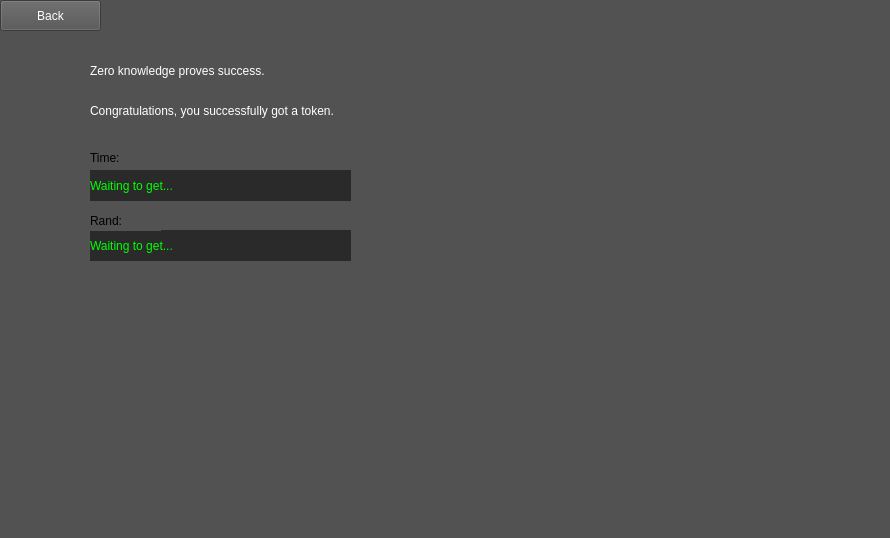
<?xml version="1.0" encoding="UTF-8"?>
<ui version="4.0">
 <class>SuccessWindow</class>
 <widget class="QWidget" name="SuccessWindow">
  <property name="geometry">
   <rect>
    <x>0</x>
    <y>0</y>
    <width>890</width>
    <height>538</height>
   </rect>
  </property>
  <property name="windowTitle">
   <string>Form</string>
  </property>
  <property name="styleSheet">
   <string notr="true">background-color:rgb(82, 82, 82);</string>
  </property>
  <widget class="QLabel" name="label_token">
   <property name="geometry">
    <rect>
     <x>20</x>
     <y>310</y>
     <width>831</width>
     <height>191</height>
    </rect>
   </property>
   <property name="text">
    <string/>
   </property>
  </widget>
  <widget class="QLabel" name="label_success">
   <property name="geometry">
    <rect>
     <x>90</x>
     <y>90</y>
     <width>631</width>
     <height>41</height>
    </rect>
   </property>
   <property name="styleSheet">
    <string notr="true">font: 87 20pt &quot;Arial Black&quot;;
color:rgb(255,255,255);</string>
   </property>
   <property name="text">
    <string>Congratulations, you successfully got a token.</string>
   </property>
  </widget>
  <widget class="QPushButton" name="button_back">
   <property name="geometry">
    <rect>
     <x>0</x>
     <y>0</y>
     <width>101</width>
     <height>31</height>
    </rect>
   </property>
   <property name="styleSheet">
    <string notr="true">color: rgb(255, 255, 255);</string>
   </property>
   <property name="text">
    <string>Back</string>
   </property>
  </widget>
  <widget class="QLabel" name="label_zk">
   <property name="geometry">
    <rect>
     <x>90</x>
     <y>50</y>
     <width>631</width>
     <height>41</height>
    </rect>
   </property>
   <property name="styleSheet">
    <string notr="true">font: 87 20pt &quot;Arial Black&quot;;
color:rgb(255,255,255);</string>
   </property>
   <property name="text">
    <string>Zero knowledge proves success.</string>
   </property>
  </widget>
  <widget class="QLabel" name="label_rand2">
   <property name="geometry">
    <rect>
     <x>90</x>
     <y>230</y>
     <width>261</width>
     <height>31</height>
    </rect>
   </property>
   <property name="styleSheet">
    <string notr="true">background-color:rgb(42, 42, 42);
color: rgb(0, 255, 0);</string>
   </property>
   <property name="text">
    <string>Waiting to get...</string>
   </property>
  </widget>
  <widget class="QLabel" name="label_time2">
   <property name="geometry">
    <rect>
     <x>90</x>
     <y>170</y>
     <width>261</width>
     <height>31</height>
    </rect>
   </property>
   <property name="styleSheet">
    <string notr="true">background-color:rgb(42, 42, 42);
color: rgb(0, 255, 0);</string>
   </property>
   <property name="text">
    <string>Waiting to get...</string>
   </property>
  </widget>
  <widget class="QLabel" name="label_rand">
   <property name="geometry">
    <rect>
     <x>90</x>
     <y>210</y>
     <width>71</width>
     <height>21</height>
    </rect>
   </property>
   <property name="text">
    <string>Rand:</string>
   </property>
  </widget>
  <widget class="QLabel" name="label_time">
   <property name="geometry">
    <rect>
     <x>90</x>
     <y>150</y>
     <width>61</width>
     <height>16</height>
    </rect>
   </property>
   <property name="text">
    <string>Time:</string>
   </property>
  </widget>
 </widget>
 <resources/>
 <connections/>
</ui>
